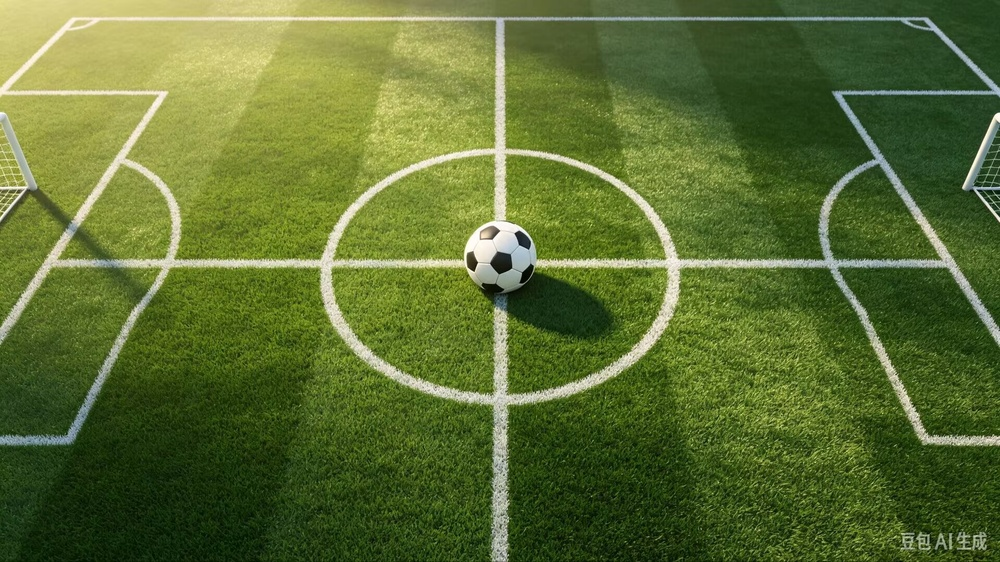
#> input picture 算法组/Week2/W2-粟茂林_视觉算法/src/target_detector/data/football_1.jpg, 1000 x 562 px, shrunk from 1920 x 1079 before the run
$ python -i detector.py   (imports and definitions only)
#> lines starting #> are read from the running program, lines starting #| are printed output that depends on the picture; after the words box and inside, x2 and y2 are one past the last pixel; in counts of white or black regions, pixels touching at a corner belong together
#> further down, picture is the input picture: shape (562, 1000, 3); mean B, G, R 50.6, 110.6, 91.9
"""和 detect.py 同一套检测逻辑，只返回坐标，不画图不存盘。"""

import cv2
import numpy as np

LOWER = np.array([0, 0, 160])
UPPER = np.array([179, 255, 255])

MIN_RATIO = 0.002
K_OPEN = (5, 5)
K_CLOSE = (15, 15)


def detect_image(img):
    """返回 {"u":.., "v":.., "area":..}，未检测到返回 None"""
    if img is None:
        return None

    he, we = img.shape[:2]
#> he = 562; we = 1000
    hsv = cv2.cvtColor(img, cv2.COLOR_BGR2HSV)
#> hsv: shape (562, 1000, 3); mean H, S, V 41.6, 155.7, 111
    mask = cv2.inRange(hsv, LOWER, UPPER)
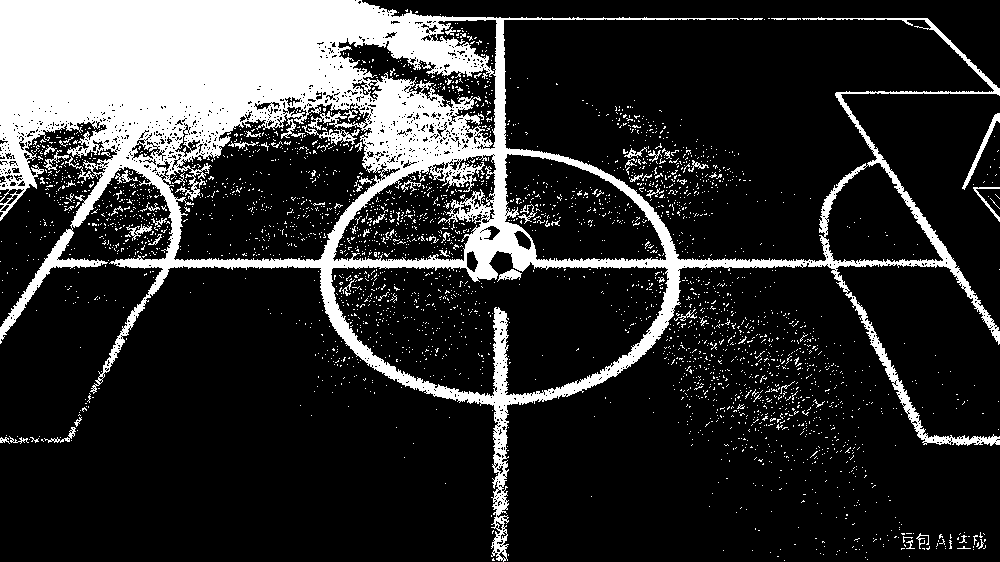
#> mask: shape (562, 1000); 19.3% white; 3132 white regions (3067 under 20 px), largest, box (x1, y1, x2, y2) and area: (0, 0, 1000, 562) 96769, (962, 113, 1000, 190) 367, (302, 125, 360, 145) 324

    mask_pro = cv2.morphologyEx(mask, cv2.MORPH_OPEN, np.ones(K_OPEN, np.uint8))
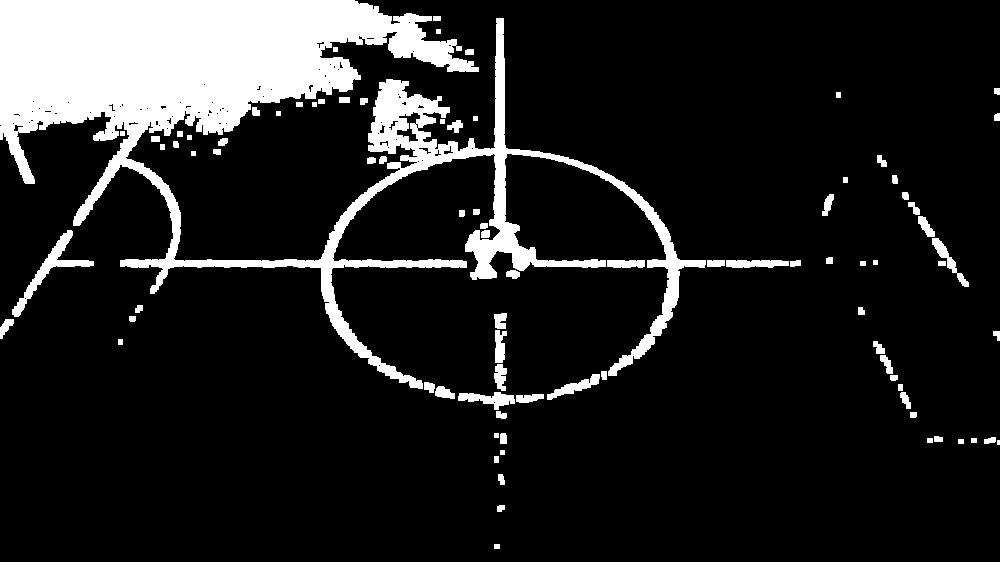
#> mask_pro: shape (562, 1000); 13.4% white; 86 white regions (1 under 20 px), largest, box (x1, y1, x2, y2) and area: (0, 0, 706, 389) 66935, (12, 230, 94, 317) 1163, (458, 392, 515, 410) 524
    mask_pro = cv2.morphologyEx(mask_pro, cv2.MORPH_CLOSE, np.ones(K_CLOSE, np.uint8))
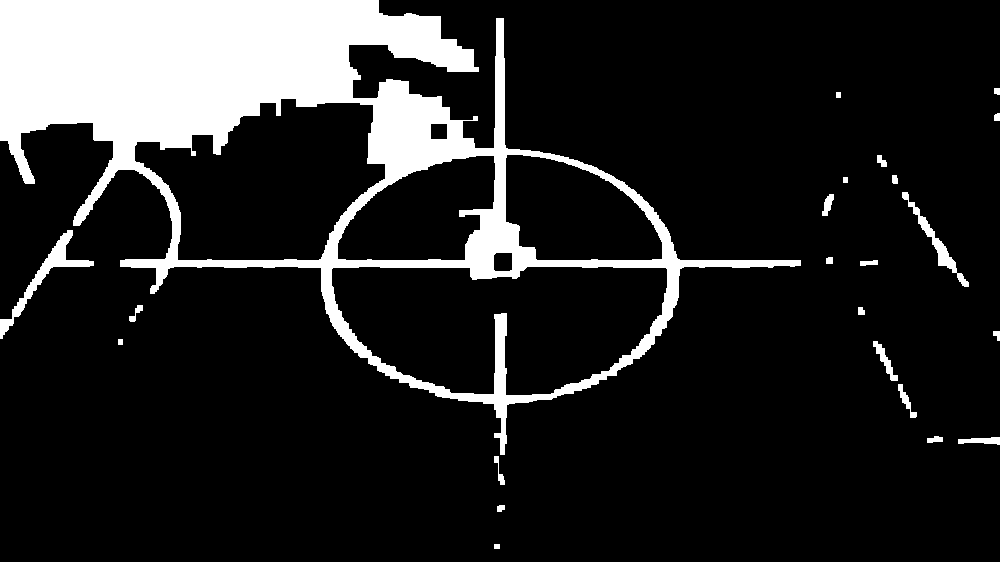
#> mask_pro: shape (562, 1000); 14.7% white; 23 white regions

    contours, _ = cv2.findContours(mask_pro, cv2.RETR_EXTERNAL, cv2.CHAIN_APPROX_SIMPLE)
#> contours = 23 contours; largest, box (x1, y1, x2, y2) and area: (0, 0, 801, 455) 160638, (0, 230, 94, 339) 1237, (902, 192, 969, 287) 690, (873, 341, 898, 381) 238, (958, 437, 1000, 445) 184

    min_areas = MIN_RATIO * he * we
#> min_areas = 1124
    kept = [c for c in contours if cv2.contourArea(c) > min_areas]
#> kept = 2 contours; box (x1, y1, x2, y2) and area: (0, 0, 801, 455) 160638, (0, 230, 94, 339) 1237
    if not kept:
        return None

    cnt = max(kept, key=cv2.contourArea)
#> cnt = contour of 781 points, box (x1, y1, x2, y2) (0, 0, 801, 455), area 160638
    area = cv2.contourArea(cnt)
#> area = 160638.5

    M = cv2.moments(cnt)
#> M = moments, m00 160638.5, centre m10/m00, m01/m00 = (354.6, 185.9)
    if M["m00"] == 0:
        return None

    return {
        "u": float(M["m10"] / M["m00"]),
        "v": float(M["m01"] / M["m00"]),
        "area": float(area),
    }

>>> import cv2
>>> picture = cv2.imread('../../../../W2-粟茂林_视觉算法/src/target_detector/data/football_1.jpg')
>>> result = detect_image(picture)
#> result = {'u': 354.6, 'v': 185.9, 'area': 160638.5}

$ run again, on 算法组/Week2/W2-粟茂林_视觉算法/src/target_detector/data/football_2.jpg
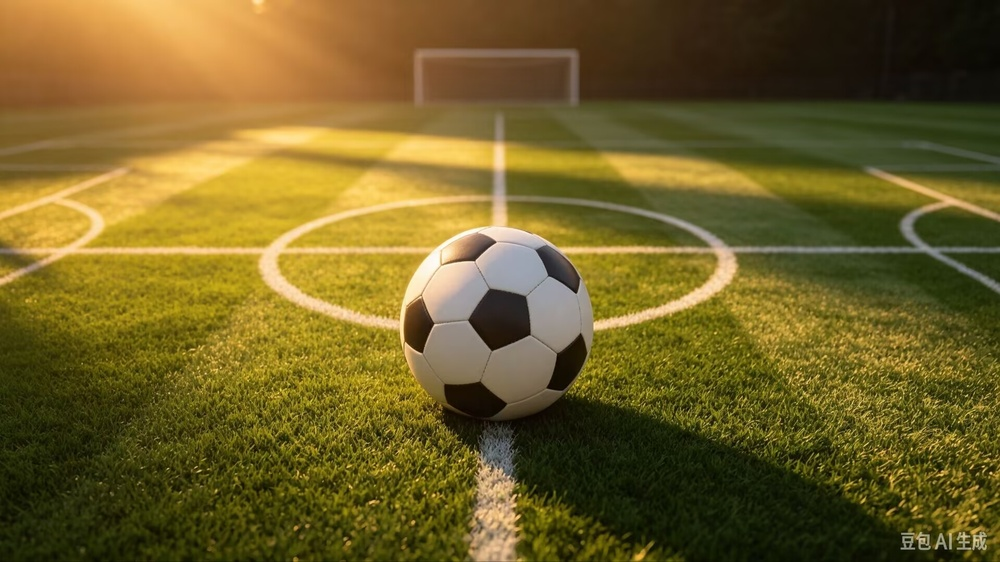
#> input picture 算法组/Week2/W2-粟茂林_视觉算法/src/target_detector/data/football_2.jpg, 1000 x 562 px, shrunk from 1920 x 1079 before the run
#> picture is the input picture: shape (562, 1000, 3); mean B, G, R 38.8, 96.6, 113.1
#> hsv: shape (562, 1000, 3); mean H, S, V 26.4, 176.7, 114.6
#> in detect_image, `mask = cv2.inRange(hsv, LOWER, UPPER)`:
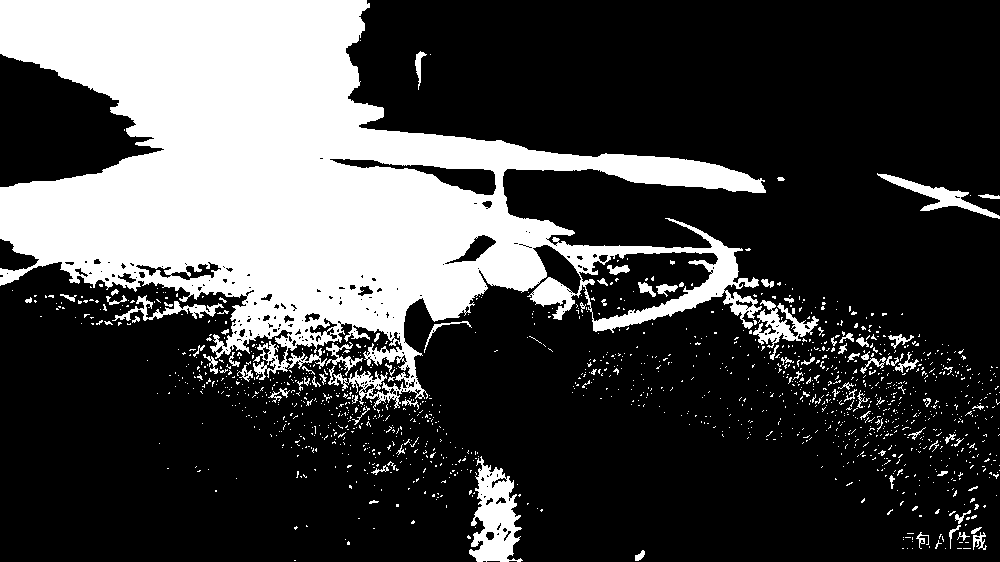
#> mask: shape (562, 1000); 27% white; 1406 white regions (1319 under 20 px), largest, box (x1, y1, x2, y2) and area: (0, 0, 766, 410) 136039, (469, 456, 523, 562) 3186, (877, 173, 1000, 219) 1236
#> in detect_image, `mask_pro = cv2.morphologyEx(mask_pro, cv2.MORPH_CLOSE, np.ones(K_CLOSE..`:
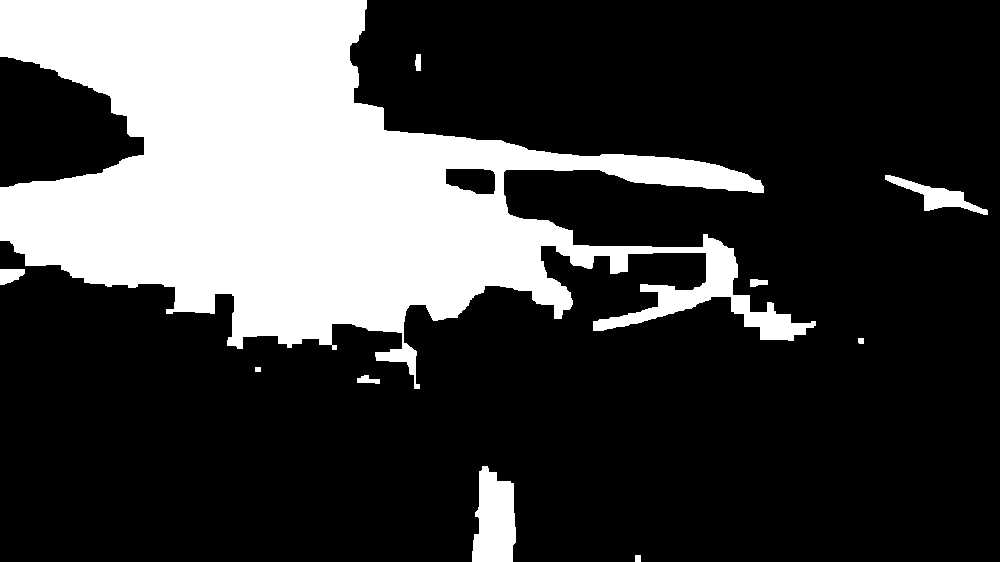
#> mask_pro: shape (562, 1000); 25.7% white; 10 white regions
#> contours = 10 contours; largest, box (x1, y1, x2, y2) and area: (0, 0, 816, 389) 138155, (472, 466, 516, 562) 3134, (885, 175, 988, 215) 1130, (0, 269, 25, 285) 264, (357, 375, 380, 384) 101
#> kept = 3 contours; box (x1, y1, x2, y2) and area: (0, 0, 816, 389) 138155, (472, 466, 516, 562) 3134, (885, 175, 988, 215) 1130
#> cnt = contour of 873 points, box (x1, y1, x2, y2) (0, 0, 816, 389), area 138155
#> area = 138155
#> M = moments, m00 138155, centre m10/m00, m01/m00 = (299.3, 179)
#> result = {'u': 299.3, 'v': 179, 'area': 138155}

$ run again, on 算法组/Week2/W2-粟茂林_视觉算法/src/target_detector/data/football_3.jpg
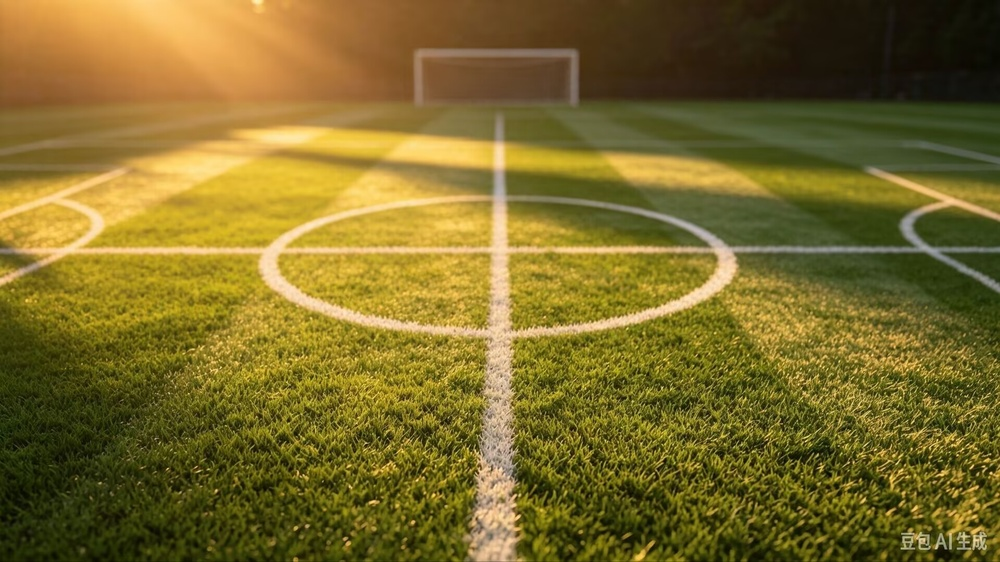
#> input picture 算法组/Week2/W2-粟茂林_视觉算法/src/target_detector/data/football_3.jpg, 1000 x 562 px, shrunk from 1920 x 1079 before the run
#> picture is the input picture: shape (562, 1000, 3); mean B, G, R 41.5, 107.5, 124.1
#> hsv: shape (562, 1000, 3); mean H, S, V 25.6, 177.8, 125.5
#> in detect_image, `mask = cv2.inRange(hsv, LOWER, UPPER)`:
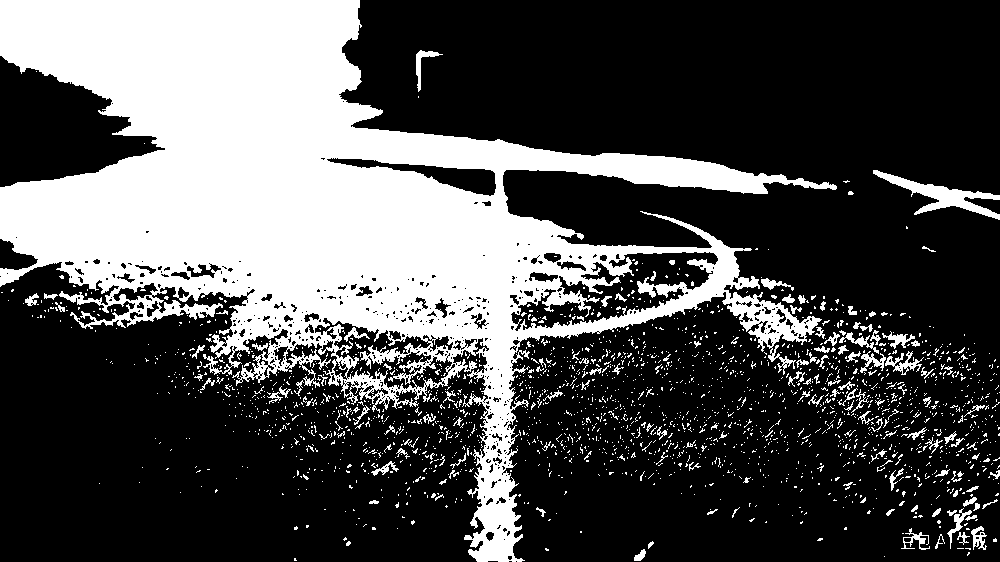
#> mask: shape (562, 1000); 31% white; 2104 white regions (1959 under 20 px), largest, box (x1, y1, x2, y2) and area: (0, 0, 837, 562) 157915, (873, 170, 1000, 220) 1722, (885, 351, 924, 375) 316
#> in detect_image, `mask_pro = cv2.morphologyEx(mask_pro, cv2.MORPH_CLOSE, np.ones(K_CLOSE..`:
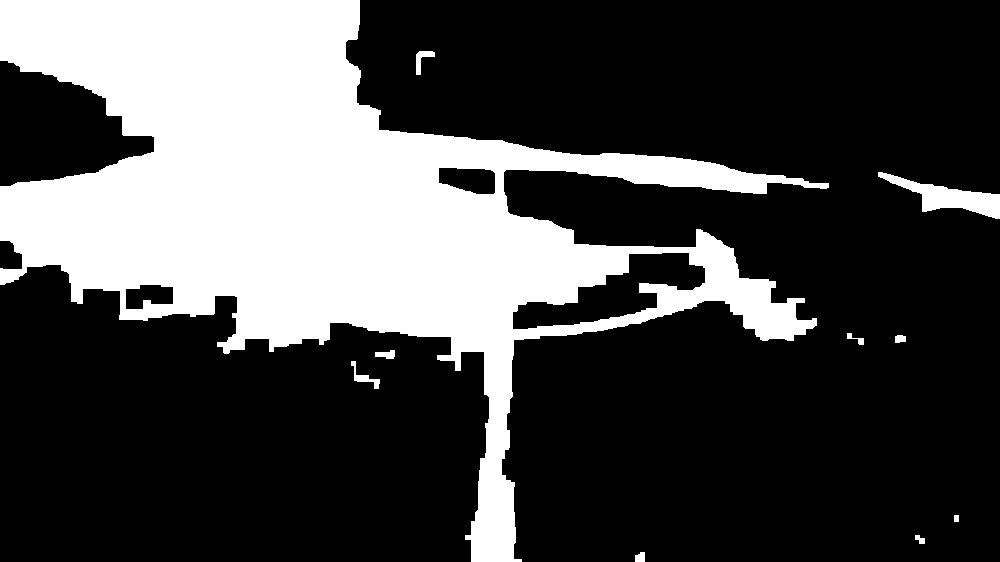
#> mask_pro: shape (562, 1000); 28.7% white; 10 white regions
#> contours = 10 contours; largest, box (x1, y1, x2, y2) and area: (0, 0, 829, 562) 164326, (878, 172, 1000, 219) 1954, (351, 361, 380, 389) 162, (416, 51, 435, 75) 158, (375, 350, 395, 359) 100
#> kept = 2 contours; box (x1, y1, x2, y2) and area: (0, 0, 829, 562) 164326, (878, 172, 1000, 219) 1954
#> cnt = contour of 803 points, box (x1, y1, x2, y2) (0, 0, 829, 562), area 164326
#> area = 164326
#> M = moments, m00 164326, centre m10/m00, m01/m00 = (332.5, 203.3)
#> result = {'u': 332.5, 'v': 203.3, 'area': 164326}
